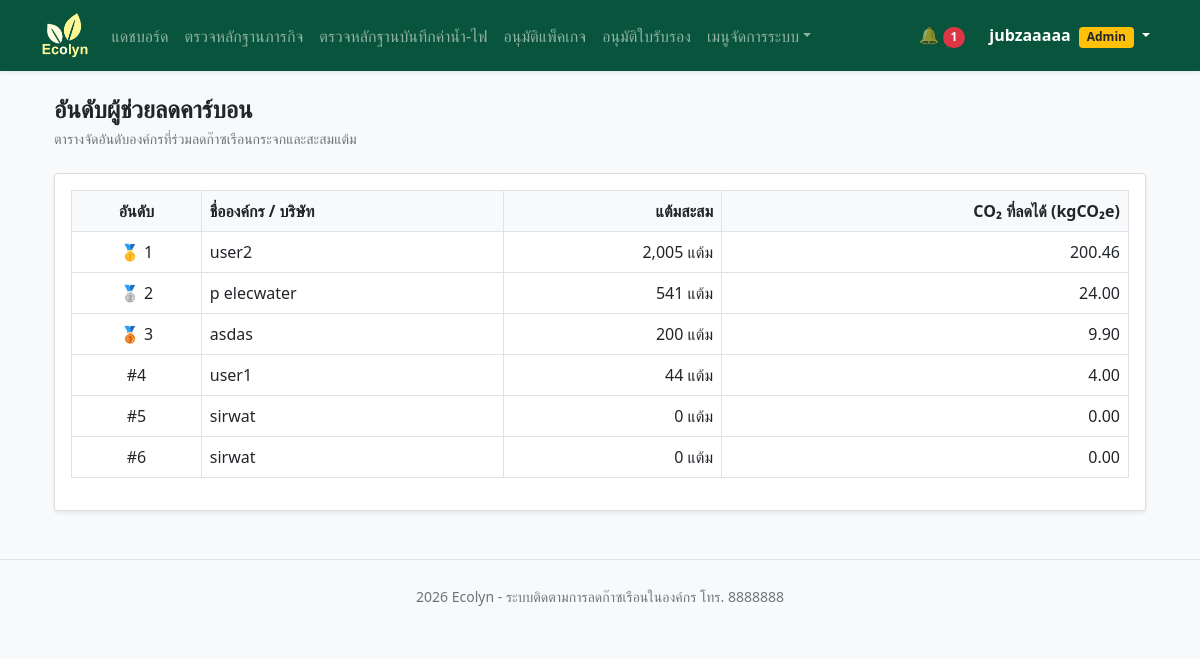
/rank.php (signed in), run on the app's committed database.
### tables this page shows
CREATE TABLE `company` (
  `id` int(11) NOT NULL,
  `role_id` int(11) NOT NULL DEFAULT 2,
  `email` varchar(255) NOT NULL,
  `pass` varchar(255) NOT NULL,
  `name` varchar(255) NOT NULL,
  `tel` varchar(13) NOT NULL,
  `status` enum('Y','N') NOT NULL DEFAULT 'Y',
  `create_at` datetime NOT NULL DEFAULT current_timestamp()
);

### rank.php (the view, shortened to what this page needs)
<?php
include 'config.php';
$points = [];
$r = mysqli_query($conn, "select * from eco_point_ledger");
while($p = mysqli_fetch_assoc($r)){
    if(!isset($points[$p['company_id']])) $points[$p['company_id']] = 0;
    $points[$p['company_id']] += $p['point'];
}
$co2 = [];
$r = mysqli_query($conn, "select * from utility_logs");
while($l = mysqli_fetch_assoc($r)){
    if(!isset($co2[$l['company_id']])) $co2[$l['company_id']] = 0;
    $co2[$l['company_id']] += $l['co2e_save'];
}
$rank_list = [];
$r = mysqli_query($conn, "select * from company where role_id=2 and status='Y'");
while($c = mysqli_fetch_assoc($r)){
    $has_pack = mysqli_num_rows(mysqli_query($conn, "select * from members where company_id={$c['id']} and pack_id != 0"));
    if($has_pack == 0) continue;
    $c['points'] = $points[$c['id']] ?? 0;
    $c['co2'] = $co2[$c['id']] ?? 0;
    $rank_list[] = $c;
}
$sort_points = [];
$sort_co2 = [];
foreach($rank_list as $c){
    $sort_points[] = $c['points'];
    $sort_co2[] = $c['co2'];
}
array_multisort($sort_points, SORT_DESC, $sort_co2, SORT_DESC, $rank_list);
$rank_list = array_slice($rank_list, 0, 50);
?>
<!DOCTYPE html>
<html lang="th">
<head>
</head>
<body class="bg-light">
<?php include 'navbar.php'; ?>
<div class="container px-4 mb-5">
    <h4 class="fw-bold mb-1">อันดับผู้ช่วยลดคาร์บอน</h4>
    <p class="text-muted small mb-4">ตารางจัดอันดับองค์กรที่ร่วมลดก๊าซเรือนกระจกและสะสมแต้ม</p>
    <div class="card p-3 shadow-sm">
        <table class="table table-hover table-bordered align-middle">
            <thead class="bg-light">
                <tr>
                    <th class="text-center">อันดับ</th>
                    <th>ชื่อองค์กร / บริษัท</th>
                    <th class="text-end">แต้มสะสม</th>
                    <th class="text-end">CO₂ ที่ลดได้ (kgCO₂e)</th>
                </tr>
            </thead>
            <tbody>
            <?php foreach($rank_list as $index => $c): ?>
                <tr class="<?= $c['id'] == $cid ? 'table-success fw-bold' : '' ?>">
                    <td class="text-center">
                        <?php if($index == 0): ?>🥇 1
                        <?php elseif($index == 1): ?>🥈 2
                        <?php elseif($index == 2): ?>🥉 3
                        <?php else: ?>#<?= $index + 1 ?>
                        <?php endif; ?>
                    </td>
                    <td>
                        <?= $c['name'] ?>
                    </td>
                    <td class="text-end"><?= number_format($c['points']) ?> แต้ม</td>
                    <td class="text-end"><?= number_format($c['co2'], 2) ?></td>
                </tr>
            <?php endforeach; ?>
            </tbody>
        </table>
    </div>
</div>
<?php include 'footer.php'; ?>
</body>
</html>

### navbar.php (shortened to what this page needs)
<?php
include 'config.php';
$in_admin = strpos($_SERVER['PHP_SELF'], '/admin/') !== false;
$base = $in_admin ? '../' : '';
$admin = $in_admin ? '' : 'admin/';
$page = basename($_SERVER['PHP_SELF']);
$cid = $_SESSION['company_id'] ?? 0;
$company = null;
$unread = 0;
if($cid){
    $company = mysqli_fetch_assoc(mysqli_query($conn, "select * from company where id=$cid"));
    $unread = mysqli_num_rows(mysqli_query($conn, "select * from noti where recip_id=$cid and is_read=0"));
}
$is_admin = ($company['role_id'] ?? 0) == 1;
$admin_menu = [
    'dashboard.php'=>'แดชบอร์ด',
    'mission_review.php'=>'ตรวจหลักฐานภารกิจ',
    'utility_review.php'=>'ตรวจหลักฐานบันทึกค่าน้ำ-ไฟ',
    'pack_review.php'=>'อนุมัติแพ็คเกจ',
    'certificate_review.php'=>'อนุมัติใบรับรอง'
    ];
?>
<link rel="stylesheet" href="<?= $base ?>css/bootstrap.min.css">
<nav class="navbar navbar-expand-lg navbar-dark mb-4 shadow-sm bg-green">
    <div class="container">
        <a href="<?= $base ?>index.php" class="navbar-brand">
            <img src="<?= $base ?>img/Logo.png" style="height:45px;">
        </a>
        <div class="collapse navbar-collapse bg" id="navMenu">
            <ul class="navbar-nav me-auto">
                <?php if($is_admin): ?>
                    <?php foreach($admin_menu as $file => $label): ?>
                        <li class="nav-item">
                            <a class="nav-link <?= $page == $file ? 'active fw-bold' : '' ?>" href="<?= $admin . $file ?>"><?= $label ?></a>
                        </li>
                    <?php endforeach; ?>
                    <li class="nav-item dropdown">
                        <a href="#" class="nav-link dropdown-toggle" data-bs-toggle="dropdown">เมนูจัดการระบบ</a>
                    </li>
                <?php endif; ?>
            </ul>
            <ul class="navbar-nav align-items-center">
                <?php if($company): ?>
                    <li class="nav-item me-2">
                        <a class="nav-link" href="<?= $base ?>noti.php">
                            🔔 <?php if($unread > 0): ?><span class="badge bg-danger rounded-pill"><?= $unread ?></span><?php endif; ?>
                        </a>
                    </li>
                    <li class="nav-item dropdown">
                        <a class="nav-link dropdown-toggle text-white fw-bold" href="#" data-bs-toggle="dropdown">
                            <?= $company['name'] ?>
                            <?php if($is_admin): ?><span class="badge bg-warning text-dark ms-1">Admin</span><?php endif; ?>
                        </a>
                    </li>
                <?php endif; ?>
            </ul>
        </div>
    </div>
</nav>

### navbar.php (style rules this page uses)
.bg-green { background-color: #08543c; }

### data on the page
company: name "jubzaaaaa"
company: shows "🥇 1", name "user2", points "2,005", co2 "200.46"
company: shows "🥈 2", name "p elecwater", points "541", co2 "24.00"
company: shows "🥉 3", name "asdas", points "200", co2 "9.90"
company: name "user1", points "44", co2 "4.00"
company: name "sirwat", points "0", co2 "0.00"
company: name "sirwat", points "0", co2 "0.00"

### other printed values
$label "แดชบอร์ด"
$label "ตรวจหลักฐานภารกิจ"
$label "ตรวจหลักฐานบันทึกค่าน้ำ-ไฟ"
$label "อนุมัติแพ็คเกจ"
$label "อนุมัติใบรับรอง"
$unread "1"
